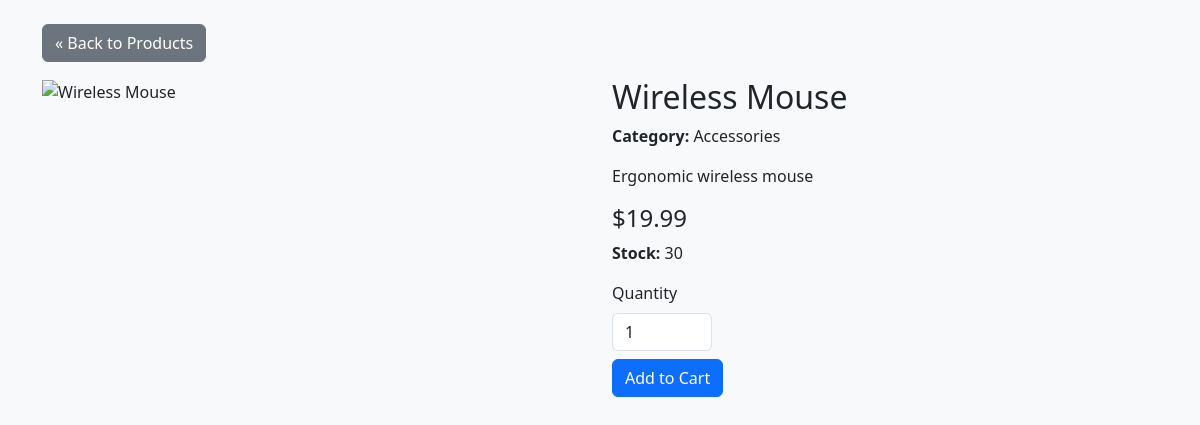
The page /product.php?id=9 on the database its author committed.
### tables this page shows
CREATE TABLE `products` (
  `id` int(11) NOT NULL,
  `name` varchar(255) NOT NULL,
  `description` text DEFAULT NULL,
  `price` decimal(10,2) NOT NULL DEFAULT 0.00,
  `image` varchar(255) NOT NULL,
  `image_url` varchar(255) DEFAULT NULL,
  `category` varchar(100) DEFAULT NULL,
  `stock` int(11) NOT NULL DEFAULT 0
);

### product.php (the view, shortened to what this page needs)
<?php
require 'includes/db.php';
$product_id = (int)$_GET['id'];
$stmt = $pdo->prepare("SELECT * FROM products WHERE id = ?");
$stmt->execute([$product_id]);
$product = $stmt->fetch();
?>
<!DOCTYPE html>
<html>
<head>
    <link href="css/style.css" rel="stylesheet">
</head>
<body class="bg-light">
<div class="container py-4">
    <a href="products.php" class="btn btn-secondary mb-3">&laquo; Back to Products</a>
    <div class="row">
        <div class="col-md-6">
            <img src="<?= htmlspecialchars($product['image_url']) ?>" alt="<?= htmlspecialchars($product['name']) ?>" class="img-fluid" style="max-height:400px; object-fit:contain;">
        </div>
        <div class="col-md-6">
            <h2><?= htmlspecialchars($product['name']) ?></h2>
            <p><strong>Category:</strong> <?= htmlspecialchars(ucwords($product['category'])) ?></p>
            <p><?= nl2br(htmlspecialchars($product['description'])) ?></p>
            <h4>$<?= $product['price'] ?></h4>
            <p><strong>Stock:</strong> <?= $product['stock'] ?></p>
            <form method="POST" class="mt-3">
                <label for="quantity" class="form-label">Quantity</label>
                <input type="number" name="quantity" id="quantity" value="1" min="1" max="<?= $product['stock'] ?>" class="form-control" style="width:100px;">
                <button type="submit" class="btn btn-primary mt-2">Add to Cart</button>
            </form>
        </div>
    </div>
</div>
</body>
</html>

### rows shown on the page
products: name "Wireless Mouse", category "Accessories", description "Ergonomic wireless mouse", price "19.99", stock "30"
